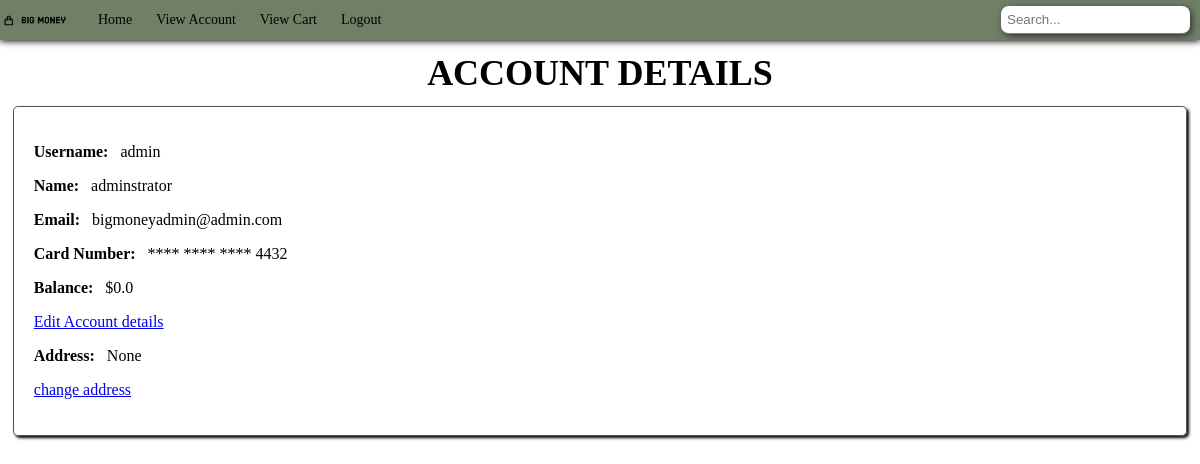
Before: /view_account/ (signed in) with the older database file.
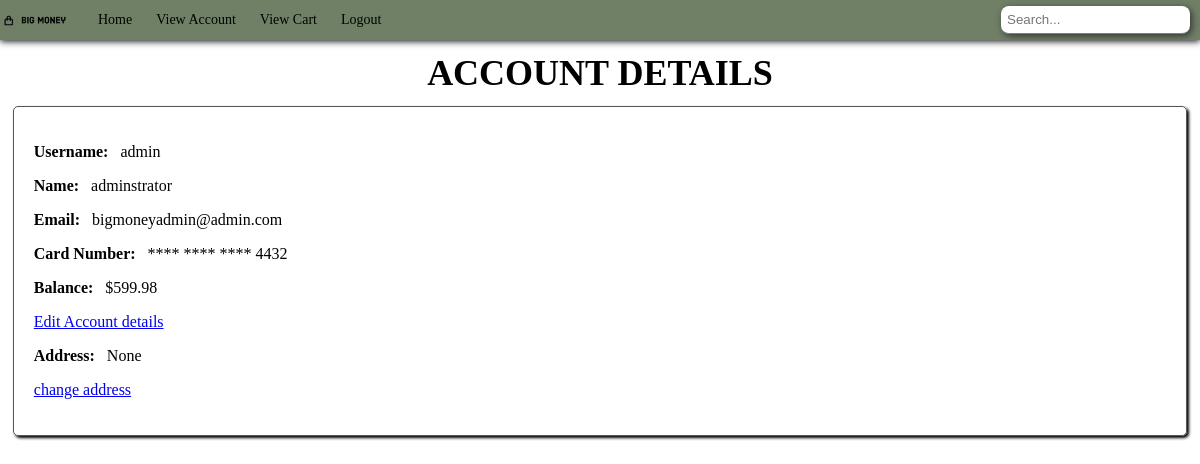
After: the same page with the newer database file.
### bigMoney/models.py (models this page shows, shortened)
class User(AbstractUser):
    USER_ROLES = (
        ("S", "Seller"),
        ("C", "Customer")
    )
    role = models.CharField(max_length=1, blank=False, choices=USER_ROLES, default="S")
    card_number = models.CharField(max_length=16, null=True, validators=[MinLengthValidator(16)])
    email = models.EmailField(max_length=255, default="")
    name = models.CharField(max_length=255, default="New User")
    balance = models.FloatField(default=0.0)
    address = models.ForeignKey(Address, on_delete=models.CASCADE, null=True)
    available_merch = models.ManyToManyField(merchandise, default=None)
    ShoppingCart = models.ForeignKey(shoppingCart, on_delete=models.CASCADE, null=True)
    Orders = models.ManyToManyField(Order, default=None)
    is_approved = models.BooleanField(default=None, null=True)

### bigMoney/views.py (the view)
# urls.py: path("view_account/", views.view_account_details, name="view-account"),
@login_required
def view_account_details(request):
    user = request.user
    context = {
        'username': user.username,
        'name': user.name,
        'email': user.email,
        'balance': user.balance,
        'address': user.address,
        'card_number': user.card_number
    }
    return render(request, "view_account_details.html", context)

### bigMoney/templates/view_account_details.html
{% extends 'base.html' %}
{% block content %}
    <h1 class='page-title'>Account Details</h1>
    <div class=form>
        <p><strong class="descriptor">Username:</strong> {{ username }}</p>
        <p><strong class="descriptor">Name:</strong> {{ name }}</p>
        <p><strong class="descriptor">Email:</strong> {{ email }}</p>
        <p><strong class="descriptor">Card Number:</strong> **** **** **** {{ card_number|slice:":15"|slice:"11:" }}</p>
        <p><strong class="descriptor">Balance:</strong> ${{balance}}</p>
        <p class="edit-link"><a href="{% url 'edit-account' %}">Edit Account details</a></p>
        <p><strong class="descriptor">Address:</strong> {{address|safe}}</p>
        <p class="edit-link"><a href="{% url 'change-address' %}">change address</a></p>
    </div>
{% endblock %}

Changed rows visible on the page:
changed User "admin": balance "0.0" → "599.98"
